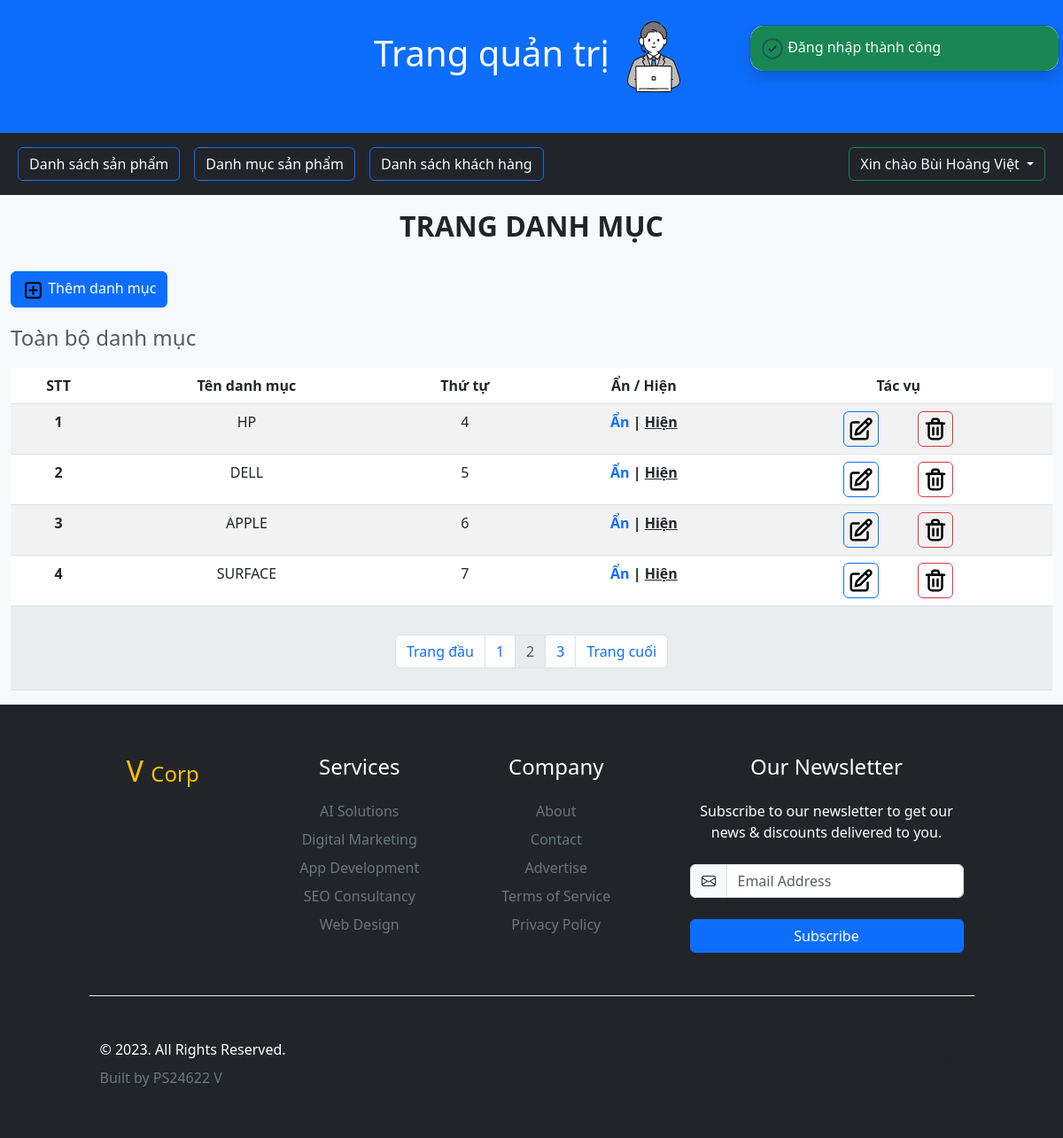
Screenshot of /mvc-banHang/admin/danh-muc?page=2 (signed in) with the database file from the repository.
### tables this page shows
CREATE TABLE `loai` (
  `id_loai` int(10) UNSIGNED NOT NULL,
  `ten_loai` varchar(50) NOT NULL,
  `thutu` int(11) NOT NULL DEFAULT 0,
  `anhien` tinyint(1) NOT NULL DEFAULT 0
);

### controller/AdminDanhMucController.php (called while the page is built, shortened)
<?php
require_once 'model/danhmuc.php';
class AdminDanhMucController{
    private $model = null;
    public function __construct() {
        $this->model = new AdminDanhMuc();
    }
    public function index(){
        global $params;
        $pageNum = isset($params['page'])? $params['page']:1;
        $pageSize = 4;
        $loais =  $this->model->AllCategories($pageNum,$pageSize);
        return include './views/Admin/app.php';
    }
}

### index.php (called while the page is built, shortened)
<?php
include 'router.php';
call_user_func( $action );
?>

### model/database.php (called while the page is built, shortened)
<?php
class Database {
    protected $conn = null;
    function __construct() {
        try {
            $str = "mysql:host=".DB_HOST."; dbname=".DB_NAME."; charset=utf8";
            $this->conn = new PDO($str, DB_USER,DB_PASS);
        } catch (PDOException $e) {
            die('Khong the ket noi: '. $e->getMessage());
        }
    }
     function getAll($sql){
        try {
            $result = $this->conn->query($sql);
            return $result->fetchAll();
        } catch (Exception $e) {
            die($e->getMessage());
        }
    }
}

### model/danhmuc.php (called while the page is built, shortened)
<?php
require_once 'database.php';
class DanhMuc extends Database{
    public function AllCategories($pageNum = 1, $pageSize = 4){
        $startRow = ($pageNum-1) * $pageSize;
        $sql = "SELECT
                id_loai,ten_loai,thutu,anhien
                from loai
                limit :pageNum,:pageSize";
        $stmt = $this->conn->prepare($sql);
        $stmt->bindParam(':pageNum',$startRow,PDO::PARAM_INT);
        $stmt->bindParam(':pageSize',$pageSize,PDO::PARAM_INT);
        $stmt->execute();
        $kq = $stmt->fetchAll();
        return $kq;
    }
}

### model/sanpham.php (called while the page is built, shortened)
<?php
require_once 'database.php';
class SanPham extends Database{
    function layListLoai(){
        $sql = "SELECT id_loai, ten_loai, thutu, anhien
        from loai where anhien=1 order by thutu";
        return $this->getAll($sql);
    }
}

### controller/SanPhamController.php (called while the page is built, shortened)
<?php
require_once './model/sanpham.php';
class SanPhamController {
    function __construct() {
        $this-> model = new SanPham();
        $this->listLoai = $this->model->layListLoai();
    }
}

### views/Admin/DanhMuc/index.php (the view, shortened to what this page needs)
<?php include 'views/Alert/message.php';?>
<h2 class="fs-2 fw-bolder my-3 text-center">TRANG  DANH MỤC</h2>
<?php $url = mb_strtolower($_SERVER['REQUEST_URI']); ?>
<div class="container-fluid ">
    <nav class="navbar bg-body-tertiary">
        <ul class="navbar-nav">
            <li class="nav-item" <?= $url === strtolower(ROOT_URL . 'admin/them-danh-muc') ? 'hidden' : '' ?>>
                <a class="nav-link" href="<?= ROOT_URL ?>admin/them-danh-muc">
                    <button class="<?= $url === strtolower(ROOT_URL.'admin/them-danh-muc') ? 'active' : '' ?> btn btn btn-primary">
                        <p class="m-0">
                            Thêm danh mục
                        </p>
                    </button>
                </a>
            </li>
        </ul>
    </nav>
    <section class="d-block" style="height: fit-content; ">
        <?php if (!isset($content)) { ?>
            <nav style="--bs-breadcrumb-divider: '>';" aria-label="breadcrumb">
                <ol class="breadcrumb">
                    <li class="breadcrumb-item active fs-4" aria-current="page">Toàn bộ danh mục</li>
                </ol>
            </nav>
            <table class="table table-striped table-hover">
                <thead>
                    <tr class="text-center">
                        <th scope="col">STT</th>
                        <th scope="col" colspan="2">Tên danh mục</th>
                        <th scope="col">Thứ tự</th>
                        <th scope="col">Ẩn / Hiện</th>
                        <th scope="col">Tác vụ</th>
                    </tr>
                </thead>
                <tbody>
                    <?php
                    $index = 1;
                    foreach ($loais as $loai) {
                        extract($loai);
                    ?>
                        <tr class="text-center">
                            <th scope="row"><?= $index++ ?></th>
                            <td colspan="2"><?= mb_strtoupper($loai['ten_loai'])?></td>
                            <td </td><?= $loai['thutu'] ?></td>
                            <?php if($loai['anhien'] === 0){?>
                                <td class="fw-bold">
                                    <span class="text-decoration-underline">
                                        <?= $loai['anhien'] === 0 ? 'Ẩn' : 'Hiện' ?>
                                    </span>
                                    |
                                    <a href="<?=ROOT_URL.'admin/chinh-sua-danh-muc?id='.$loai['id_loai'].'&an-hien=1'?>" class="text-decoration-none">Hiện</a>
                                </td>
                            <?php }else{?>
                                <td class="fw-bold">
                                    <a href="<?=ROOT_URL.'admin/chinh-sua-danh-muc?id='.$loai['id_loai'].'&an-hien=0'?>" class="text-decoration-none">Ẩn</a> |
                                    <span class="text-decoration-underline">
                                        <?= $loai['anhien'] === 0 ? 'Ẩn' : 'Hiện' ?>
                                    </span>
                                </td>
                            <?php }?>
                            <td>
                                <a href="<?= ROOT_URL . 'admin/chinh-sua-danh-muc?id=' .$loai['id_loai']?>"  class="text-decoration-none me-3">
                                    <button type="button" class="btn btn-outline-primary p-1">
                                    </button>
                                </a>
                                <a href="<?= ROOT_URL . 'admin/xoa-danh-muc?id=' . $loai['id_loai'] ?>" class="ms-4">
                                    <button type="button" class="btn btn-outline-danger p-1">
                                    </button>
                                </a>
                            </td>
                        </tr>
                    <?php } ?>
                    <tr>
                    <td colspan="17" class="bg-light ">
                        <?php include 'paginate.php'; ?>
                    </td>
                    </tr>
                </tbody>
            </table>
        <?php } else include $content; ?>
    </section>
</div>

### rows the page displays
loai: ten_loai "HP", thutu "4", anhien "Hiện"
loai: ten_loai "DELL", thutu "5", anhien "Hiện"
loai: ten_loai "APPLE", thutu "6", anhien "Hiện"
loai: ten_loai "SURFACE", thutu "7", anhien "Hiện"

### other values shown
$_SESSION['user']['name'] "Bùi Hoàng Việt"
$_SESSION['message']['success'] "Đăng nhập thành công"
